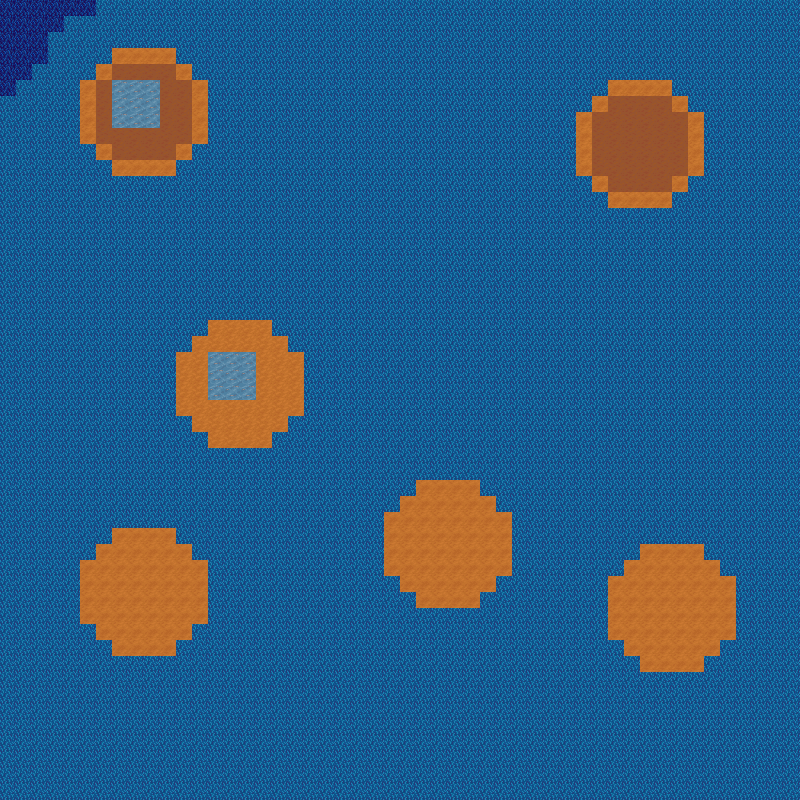

The image is a tile-based game level rendered from a .tmx file. Its description and source (layers, tilesets, objects; grid data summarised) follow:
An orthogonal 50x50 tile map with 16x16 px tiles, 5 tile layers (Back, Buildings, Front, Paths, ...).

<map version="1.10" tiledversion="1.10.2" orientation="orthogonal" renderorder="right-down" width="50" height="50" tilewidth="16" tileheight="16" infinite="0" nextlayerid="25" nextobjectid="1">
 <properties>
  <property name="Warp" value="27 80 cxxmap.RES4 59 1 28 80 cxxmap.RES4 59 1 29 80 cxxmap.RES4 59 1 30 80 cxxmap.RES4 59 1 31 80 cxxmap.RES4 59 1 32 80 cxxmap.RES4 59 1" />
 </properties>
 <tileset firstgid="1" name="map222" tilewidth="16" tileheight="16" tilecount="1975" columns="25">
  <image source="me/map222.png" width="400" height="1264" />
 </tileset>
 <layer id="1" name="Back" width="50" height="50">
  <data>[2500 cells, 2500 non-empty, 6 distinct tile ids]</data>
 </layer>
 <layer id="22" name="Buildings" width="50" height="50">
  <data>[2500 cells, 0 non-empty, 0 distinct tile ids]</data>
 </layer>
 <layer id="5" name="Front" width="50" height="50">
  <data>[2500 cells, 0 non-empty, 0 distinct tile ids]</data>
 </layer>
 <layer id="7" name="Paths" width="50" height="50">
  <data>[2500 cells, 0 non-empty, 0 distinct tile ids]</data>
 </layer>
 <layer id="9" name="AlwaysFront" width="50" height="50">
  <data>[2500 cells, 0 non-empty, 0 distinct tile ids]</data>
 </layer>
 <objectgroup id="2" name="Back" />
 <objectgroup id="4" name="Buildings" />
 <objectgroup id="6" name="Front" />
 <objectgroup id="10" name="AlwaysFront" />
 <objectgroup id="8" name="Paths" />
</map>
